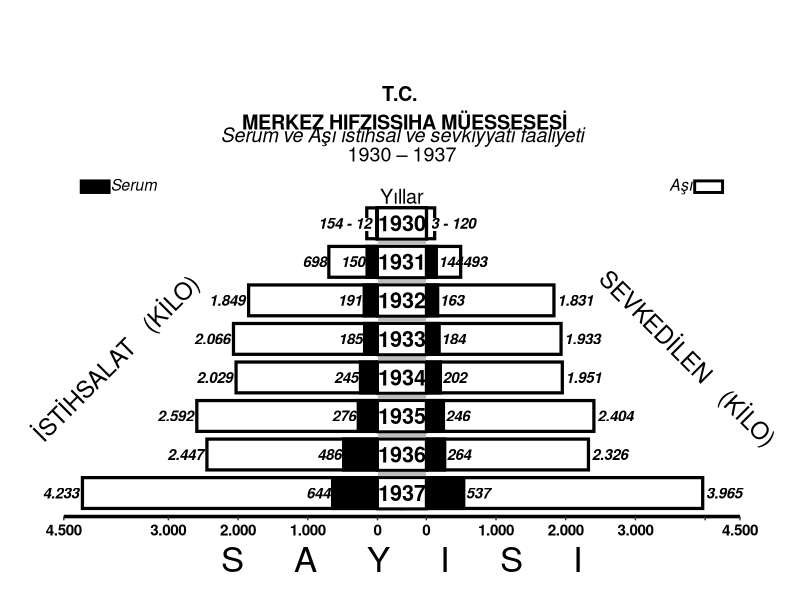

The R source for this figure:
library(ggplot2)
zaman <- rep(c(1930:1937),4)
serum1 <- c(12,150,191,185,245,276,486,644)
serum2 <- c(3,144,163,184,202,246,264,537)
asi1 <- c(154,698,1849,2066,2029,2592,2447,4233)
asi2 <- c(120,493,1831,1933,1951,2404,2326,3965)
sevkedilen <- c(asi2,serum2) + 350
istihsalat <- c(asi1,serum1) + 350
deger <- c(sevkedilen,istihsalat) 
grup1 <- rep(c("Asi","Serum"), each = 8)
grup2 <- rep(c("sevkedilen","istihsalat"), each = 16)

merkez <- data.frame(zaman, deger, grup1, grup2)
xcor <- rep(c(1930:1937),2)
label1 <- c("","698","1.849","2.066","2.029","2.592","2.447","4.233",
            "154 - 12","150","191","185","245","276","486","644")
label2 <- c("","493","1.831","1.933","1.951","2.404","2.326","3.965",
            "3 - 120","144","163","184","202","246","264","537")
ek <- seq(0,7)
ggplot(merkez, aes(x=zaman,fill = grup1))+
  geom_bar(data = subset(merkez, grup2 == "istihsalat"),aes(y = -deger), position = "identity",
           stat = "identity", colour = "black", size = 1.1, width = 0.8) +
  geom_bar(data = subset(merkez, grup2 == "sevkedilen"),aes(y = deger), position = "identity",
           stat = "identity", colour = "black", size = 1.1, width = 0.8) +
  scale_fill_manual(values=c("white","black")) +
  coord_flip(clip = 'off')+
  scale_x_reverse(expand = c(0,0.2))+
  theme_classic() +
  theme(plot.margin = unit(c(5,3,1,3), "lines")) +  
  labs(caption = "S     A     Y     I     S     I") +
  theme(plot.caption = element_text(size = 25, hjust = 0.5)) +
  theme(legend.position= "none") +
  theme(axis.line.y = element_blank(),
        axis.text.y = element_blank(), 
        axis.text.x = element_text(color = "black", size = 11, face = "bold", vjust = 1),
        axis.ticks.y = element_blank(),
        axis.title = element_blank(),
        axis.line.x = element_line(colour = "black", size = 1.2)) +
  annotate("text", x = 1927, y = 0, label = "T.C. \n MERKEZ HIFZISSIHA MÜESSESESİ", size = 5, fontface = "bold") +
  annotate("text", x = 1927.7, y = 0, label = "Serum ve Aşı istihsal ve sevkiyyatı faaliyeti", size = 5, fontface = "italic") +
  annotate("text", x = 1928.2, y = 0, label = "1930 \u2013 1937", size = 5) +
  annotate("text", x = 1929.3, y = 0, label = "Yıllar", size = 5) +
  annotate("text", x = 1933.5, y = -4100, label = "İSTİHSALAT   (KİLO)", size = 6, angle = 45) +
  annotate("text", x = 1933.5, y = 4100, label = "SEVKEDİLEN   (KİLO)", size = 6, angle = -45) +
  annotate("text", x = 1929, y = -3850, label = "Serum", size = 4, fontface = "italic") +
  annotate("text", x = 1929, y = 4000, label = "Aşı", size = 4, fontface = "italic") +
  annotate("rect", xmin = 1928.9 , xmax = 1929.2 , ymin = 4200, ymax = 4600, size = 1, colour = "black", fill = "white") +
  annotate("rect", xmin = 1928.9 , xmax = 1929.2 , ymin = -4200, ymax = -4600, size = 1, colour = "black", fill = "black") +
  scale_y_continuous(breaks = c(-4850, -3350, -2350, -1350, -350, 350, 1350, 2350, 3350, 4350, 4850),
                     labels = c("4.500","3.000","2.000","1.000","0","0","1.000","2.000","3.000","","4.500"),
                     limits = c(-4850,4850), expand = c(0,0)) +
  annotate("rect", xmin = 1929.85 , xmax = 1930.2 , ymin = 400 , ymax = 630 , size = 1,  fill = "white") +
  annotate("rect", xmin = 1929.85 , xmax = 1930.2 , ymin = -400 , ymax = -630 , size = 1,  fill = "white") +
  annotate("text", x = xcor, y = -istihsalat , label = label1, size = 3.8, hjust = 1.1 , fontface = "bold.italic") +
  annotate("text", x = xcor, y = sevkedilen , label = label2, size = 3.8, hjust = -0.09, fontface = "bold.italic") +
  annotate("rect", ymin = -350, ymax = 350, xmin = 1929.7, xmax = 1937, fill = "grey") +
  annotate("rect", ymin = -350, ymax = 350, xmin = 1929.6 + ek, xmax = 1930.41 + ek, fill = "white", colour = "black", size = 1) +
  annotate("text", x = c(1930:1937), y = 0, label = paste(c(1930:1937)), size = 5.5, fontface = "bold") 
  
  
